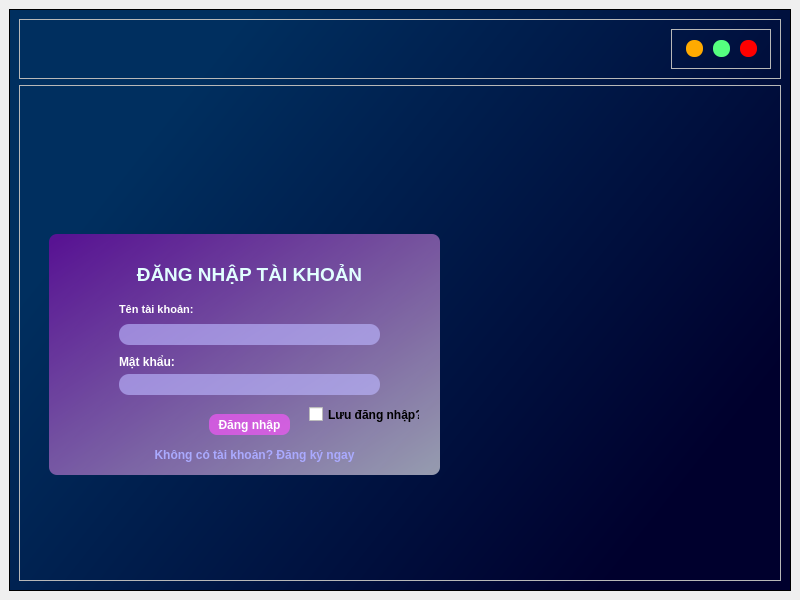
<?xml version="1.0" encoding="UTF-8"?>
<ui version="4.0">
 <class>MainWindow</class>
 <widget class="QMainWindow" name="MainWindow">
  <property name="geometry">
   <rect>
    <x>0</x>
    <y>0</y>
    <width>800</width>
    <height>600</height>
   </rect>
  </property>
  <property name="windowTitle">
   <string>MainWindow</string>
  </property>
  <widget class="QWidget" name="centralwidget">
   <layout class="QVBoxLayout" name="verticalLayout">
    <item>
     <widget class="QFrame" name="frame">
      <property name="styleSheet">
       <string notr="true">QFrame{
	background-color: qlineargradient(spread:pad, x1:0, y1:0, x2:1, y2:0.591, stop:0.227273 rgba(0, 47, 95, 255), stop:1 rgba(0, 0, 45, 255));
}</string>
      </property>
      <property name="frameShape">
       <enum>QFrame::StyledPanel</enum>
      </property>
      <property name="frameShadow">
       <enum>QFrame::Raised</enum>
      </property>
      <layout class="QVBoxLayout" name="verticalLayout_2">
       <item>
        <widget class="QFrame" name="frame_2">
         <property name="maximumSize">
          <size>
           <width>16777215</width>
           <height>60</height>
          </size>
         </property>
         <property name="layoutDirection">
          <enum>Qt::RightToLeft</enum>
         </property>
         <property name="styleSheet">
          <string notr="true">background-color:none;</string>
         </property>
         <property name="frameShape">
          <enum>QFrame::StyledPanel</enum>
         </property>
         <property name="frameShadow">
          <enum>QFrame::Raised</enum>
         </property>
         <layout class="QVBoxLayout" name="verticalLayout_3">
          <item>
           <widget class="QFrame" name="frame_bttn">
            <property name="maximumSize">
             <size>
              <width>100</width>
              <height>50</height>
             </size>
            </property>
            <property name="styleSheet">
             <string notr="true">background-color: none;</string>
            </property>
            <property name="frameShape">
             <enum>QFrame::StyledPanel</enum>
            </property>
            <property name="frameShadow">
             <enum>QFrame::Raised</enum>
            </property>
            <layout class="QHBoxLayout" name="horizontalLayout_2">
             <item>
              <widget class="QPushButton" name="btn_quit">
               <property name="minimumSize">
                <size>
                 <width>15</width>
                 <height>15</height>
                </size>
               </property>
               <property name="maximumSize">
                <size>
                 <width>17</width>
                 <height>17</height>
                </size>
               </property>
               <property name="toolTip">
                <string>Close</string>
               </property>
               <property name="styleSheet">
                <string notr="true">QPushButton {
	border: none;
	border-radius: 8px;
	background-color: rgb(255, 0, 0);
}
QPushButton:hover {
	background-color: rgba(255, 0, 0, 150);
}</string>
               </property>
               <property name="text">
                <string/>
               </property>
              </widget>
             </item>
             <item>
              <widget class="QPushButton" name="btn_maximize">
               <property name="minimumSize">
                <size>
                 <width>15</width>
                 <height>15</height>
                </size>
               </property>
               <property name="maximumSize">
                <size>
                 <width>17</width>
                 <height>17</height>
                </size>
               </property>
               <property name="toolTip">
                <string>Maximize</string>
               </property>
               <property name="styleSheet">
                <string notr="true">QPushButton {
	border: none;
	border-radius: 8px;
	background-color: rgb(85, 255, 127);
}
QPushButton:hover {
	background-color: rgba(85, 255, 127, 150);
}</string>
               </property>
               <property name="text">
                <string/>
               </property>
              </widget>
             </item>
             <item>
              <widget class="QPushButton" name="btn_minimize">
               <property name="minimumSize">
                <size>
                 <width>15</width>
                 <height>15</height>
                </size>
               </property>
               <property name="maximumSize">
                <size>
                 <width>17</width>
                 <height>17</height>
                </size>
               </property>
               <property name="toolTip">
                <string>Minimize</string>
               </property>
               <property name="styleSheet">
                <string notr="true">QPushButton {
	border: none;
	border-radius: 8px;
	background-color: rgb(255, 170, 0);
}
QPushButton:hover {
	background-color: rgba(255, 170, 0, 150);
}</string>
               </property>
               <property name="text">
                <string/>
               </property>
              </widget>
             </item>
            </layout>
           </widget>
          </item>
         </layout>
        </widget>
       </item>
       <item>
        <widget class="QFrame" name="frame_3">
         <property name="styleSheet">
          <string notr="true">background-color: none;</string>
         </property>
         <property name="frameShape">
          <enum>QFrame::StyledPanel</enum>
         </property>
         <property name="frameShadow">
          <enum>QFrame::Raised</enum>
         </property>
         <widget class="QFrame" name="Login_Frame">
          <property name="geometry">
           <rect>
            <x>30</x>
            <y>149</y>
            <width>391</width>
            <height>241</height>
           </rect>
          </property>
          <property name="maximumSize">
           <size>
            <width>430</width>
            <height>250</height>
           </size>
          </property>
          <property name="font">
           <font>
            <family>Segoe UI</family>
           </font>
          </property>
          <property name="styleSheet">
           <string notr="true">QFrame { 
background-color: qlineargradient(spread:pad, x1:0, y1:0, x2:1, y2:1, stop:0.0227273 rgba(150, 0, 183, 150), stop:1 rgba(255, 255, 255, 150));
border-radius: 8px;

}</string>
          </property>
          <property name="frameShape">
           <enum>QFrame::StyledPanel</enum>
          </property>
          <property name="frameShadow">
           <enum>QFrame::Raised</enum>
          </property>
          <widget class="QLabel" name="label">
           <property name="geometry">
            <rect>
             <x>10</x>
             <y>20</y>
             <width>381</width>
             <height>41</height>
            </rect>
           </property>
           <property name="font">
            <font>
             <pointsize>14</pointsize>
            </font>
           </property>
           <property name="styleSheet">
            <string notr="true">color: rgb(225, 255, 255);
background-color: none;
text-align: center;
</string>
           </property>
           <property name="text">
            <string>&lt;STRONG&gt;ĐĂNG NHẬP TÀI KHOẢN&lt;/STRONG&gt;</string>
           </property>
           <property name="alignment">
            <set>Qt::AlignCenter</set>
           </property>
          </widget>
          <widget class="QLineEdit" name="lineEdit">
           <property name="geometry">
            <rect>
             <x>70</x>
             <y>90</y>
             <width>261</width>
             <height>21</height>
            </rect>
           </property>
           <property name="styleSheet">
            <string notr="true">QLineEdit {
background-color: rgba(188, 183, 255, 160);
border-radius: 10px;
border-color: rgb(0, 255, 255);
color: rgb(255,255,255);
}</string>
           </property>
           <property name="alignment">
            <set>Qt::AlignCenter</set>
           </property>
          </widget>
          <widget class="QLineEdit" name="lineEdit_3">
           <property name="geometry">
            <rect>
             <x>70</x>
             <y>140</y>
             <width>261</width>
             <height>21</height>
            </rect>
           </property>
           <property name="toolTip">
            <string>&lt;!DOCTYPE HTML PUBLIC &quot;-//W3C//DTD HTML 4.0//EN&quot; &quot;http://www.w3.org/TR/REC-html40/strict.dtd&quot;&gt;
&lt;html&gt;&lt;head&gt;&lt;meta name=&quot;qrichtext&quot; content=&quot;1&quot; /&gt;&lt;style type=&quot;text/css&quot;&gt;
p, li { white-space: pre-wrap; }
&lt;/style&gt;&lt;/head&gt;&lt;body style=&quot; font-family:'MS Shell Dlg 2'; font-size:8pt; font-weight:400; font-style:normal;&quot;&gt;
&lt;p style=&quot;-qt-paragraph-type:empty; margin-top:12px; margin-bottom:12px; margin-left:0px; margin-right:0px; -qt-block-indent:0; text-indent:0px;&quot;&gt;&lt;br /&gt;&lt;/p&gt;&lt;/body&gt;&lt;/html&gt;</string>
           </property>
           <property name="styleSheet">
            <string notr="true">QLineEdit {
background-color: rgba(188, 183, 255, 160);
border-radius: 10px;
border-color: rgb(0, 255, 255);
color: rgb(255,255,255);
}</string>
           </property>
           <property name="alignment">
            <set>Qt::AlignCenter</set>
           </property>
          </widget>
          <widget class="QPushButton" name="LoginButton">
           <property name="geometry">
            <rect>
             <x>160</x>
             <y>180</y>
             <width>81</width>
             <height>21</height>
            </rect>
           </property>
           <property name="styleSheet">
            <string notr="true">QPushButton{
background-color: rgb(255, 85, 255,160);
border-radius: 8px;
color: rgb(255, 255, 255);
font: bold;
}
QPushButton:hover {
background-color: rbg(249, 219, 255);
}</string>
           </property>
           <property name="text">
            <string>Đăng nhập</string>
           </property>
           <property name="flat">
            <bool>true</bool>
           </property>
          </widget>
          <widget class="QLabel" name="label_3">
           <property name="geometry">
            <rect>
             <x>70</x>
             <y>120</y>
             <width>61</width>
             <height>16</height>
            </rect>
           </property>
           <property name="font">
            <font>
             <weight>75</weight>
             <bold>true</bold>
            </font>
           </property>
           <property name="styleSheet">
            <string notr="true">background-color: none;
color: rgb(255,255,255);
</string>
           </property>
           <property name="text">
            <string>Mật khẩu:</string>
           </property>
          </widget>
          <widget class="QLabel" name="label_4">
           <property name="geometry">
            <rect>
             <x>70</x>
             <y>60</y>
             <width>101</width>
             <height>31</height>
            </rect>
           </property>
           <property name="font">
            <font>
             <pointsize>8</pointsize>
             <weight>75</weight>
             <bold>true</bold>
            </font>
           </property>
           <property name="styleSheet">
            <string notr="true">background-color: none;
color: rgb(255,255,255);
</string>
           </property>
           <property name="text">
            <string>Tên tài khoản:</string>
           </property>
          </widget>
          <widget class="QCheckBox" name="checkBox">
           <property name="geometry">
            <rect>
             <x>260</x>
             <y>170</y>
             <width>111</width>
             <height>21</height>
            </rect>
           </property>
           <property name="styleSheet">
            <string notr="true">font: bold;
text: &quot;Lưu đăng nhập?&quot;;</string>
           </property>
           <property name="text">
            <string>Lưu đăng nhập?</string>
           </property>
          </widget>
          <widget class="QPushButton" name="ConvertButton">
           <property name="geometry">
            <rect>
             <x>80</x>
             <y>210</y>
             <width>251</width>
             <height>21</height>
            </rect>
           </property>
           <property name="font">
            <font>
             <weight>75</weight>
             <italic>false</italic>
             <bold>true</bold>
             <underline>false</underline>
             <strikeout>false</strikeout>
            </font>
           </property>
           <property name="styleSheet">
            <string notr="true">QPushButton{
background-color: rgb(255, 85, 255,0);
border-radius: 8px;
color: rgb(170, 170, 255);
}
QPushButton:hover {
background-color: none;
color: rgb(255,255,255);
}</string>
           </property>
           <property name="text">
            <string>Không có tài khoản? Đăng ký ngay</string>
           </property>
           <property name="autoRepeat">
            <bool>true</bool>
           </property>
          </widget>
         </widget>
        </widget>
       </item>
      </layout>
     </widget>
    </item>
   </layout>
  </widget>
 </widget>
 <resources/>
 <connections/>
</ui>
